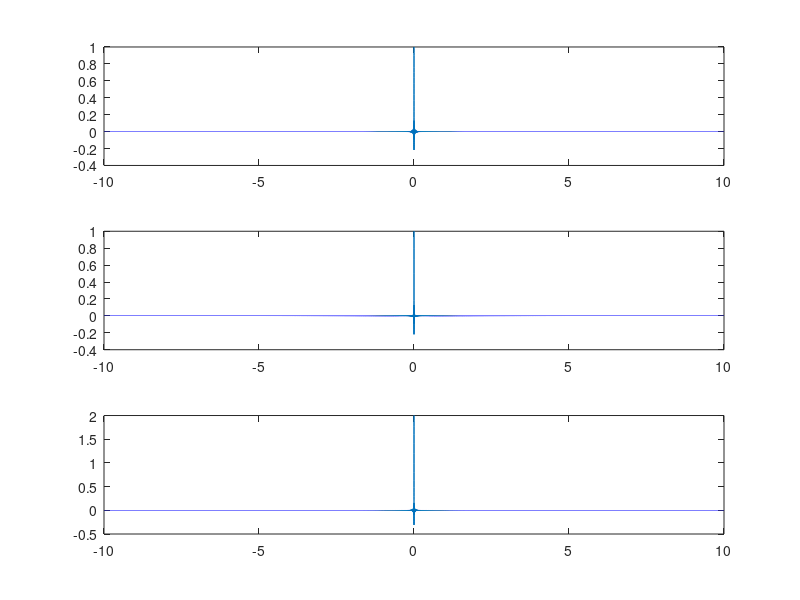
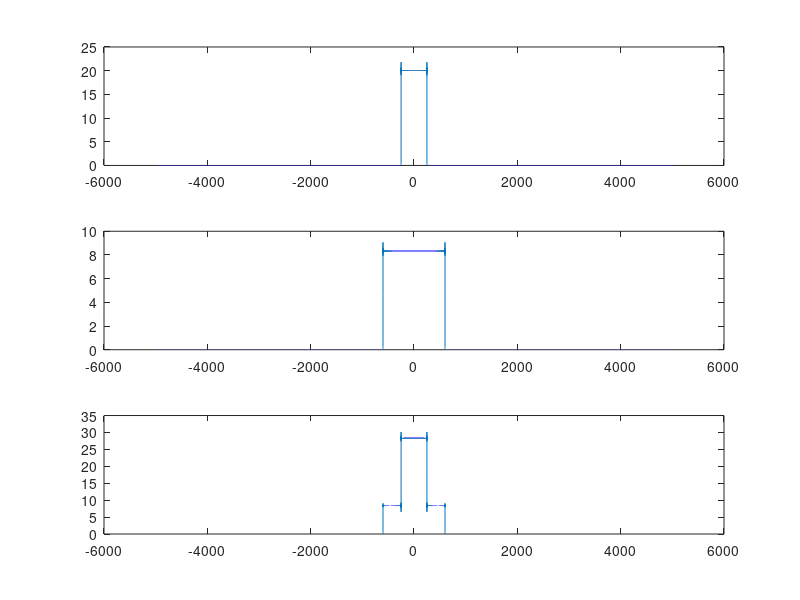

MATLAB code for these plots, in order:
clear
clf

t = -10:0.0001:10;
x1 = sinc(500*t);
x2 = sinc(1200*t);
x3 = x1+x2;
step = 1/0.0001;
f = -step/2:step/length(t):step/2-step/length(t);
figure(1)
subplot(3,1,1), plot(t,x1)
subplot(3,1,2), plot(t,x2)
subplot(3,1,3), plot(t,x3)
figure(2)
subplot(3,1,1), plot(f,fftshift(abs(fft(x1))));
subplot(3,1,2), plot(f,fftshift(abs(fft(x2))));
subplot(3,1,3), plot(f,fftshift(abs(fft(x3))));
